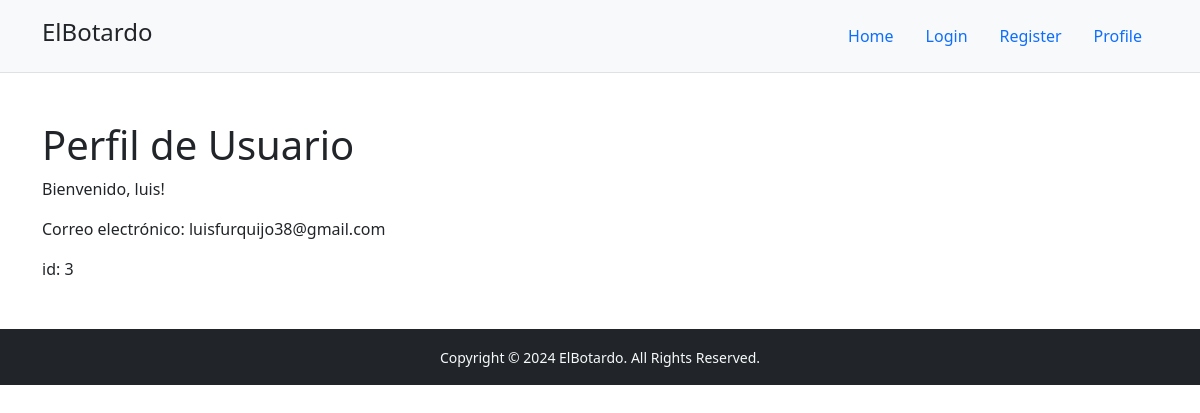
Screenshot of /profile/ (signed in) with the database file from the repository.
### apps/models.py (models this page shows, shortened)
class CustomUser(AbstractUser):
    name = models.CharField(max_length=50)
    last_name = models.CharField(max_length=50)
    email = models.EmailField(unique=True)

### apps/views.py (the view)
# urls.py: path('profile/', views.profile, name='profile'),
@login_required
def profile(request):
    return render(request, 'index/profile.html')

### apps/templates/index/profile.html (shortened to what this page needs)
{% extends 'index/base.html' %}
{% block content %}
<!DOCTYPE html>
<html lang="en">
<head>
</head>
<body>
    <h1>Perfil de Usuario</h1>
    <p>Bienvenido, {{ user.username }}!</p>
    <p>Correo electrónico: {{ user.email }}</p>
    <p>id: {{ user.id }}</p>
</body>
</html>
{% endblock %}

### rows the page displays
CustomUser: username "luis", email "luisfurquijo38@gmail.com", id "3"
